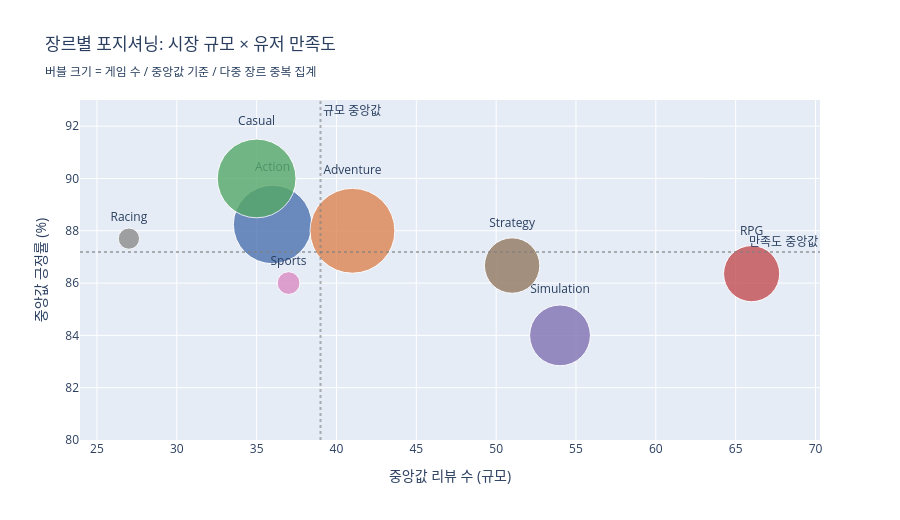

Notebook code for this chart:
### Markdown cell above
## 7. 장르별 포지셔닝 버블 차트 (규모 × 만족도)

x축: 중앙값 리뷰 수, y축: 중앙값 긍정률, 버블 크기: 게임 수 — 4분면으로 장르의 시장 포지션을 직관적으로 파악한다.

### Code cell
genre_agg = df.groupby('genre').agg(
    리뷰수_중앙값=('total_reviews', 'median'),
    긍정률_중앙값=('positive_rate', 'median'),
    게임수=('appid', 'count'),
    대흥행_비율=('performance_grade', lambda x: (x == 'high_high').mean() * 100),
).reset_index().round(2)

review_mid = genre_agg['리뷰수_중앙값'].median()
pos_mid    = genre_agg['긍정률_중앙값'].median()

fig = px.scatter(
    genre_agg,
    x='리뷰수_중앙값',
    y='긍정률_중앙값',
    size='게임수',
    color='genre',
    color_discrete_map=COLOR_MAP,
    text='genre',
    size_max=60,
    hover_data={'대흥행_비율': ':.1f', '게임수': True},
    title='장르별 포지셔닝: 시장 규모 × 유저 만족도<br><sub>버블 크기 = 게임 수 / 중앙값 기준 / 다중 장르 중복 집계</sub>',
    labels={'리뷰수_중앙값': '중앙값 리뷰 수 (규모)', '긍정률_중앙값': '중앙값 긍정률 (%)'},
)
fig.update_traces(textposition='top center', marker=dict(opacity=0.8))
fig.add_vline(x=review_mid, line_dash='dot', line_color='gray', opacity=0.6,
              annotation_text='규모 중앙값', annotation_position='top right')
fig.add_hline(y=pos_mid, line_dash='dot', line_color='gray', opacity=0.6,
              annotation_text='만족도 중앙값', annotation_position='top right')
fig.update_layout(showlegend=False, height=520,
                  yaxis=dict(range=[80, 93]))
fig.show()

print('\n장르별 집계 요약:')
display(genre_agg.set_index('genre').sort_values('리뷰수_중앙값', ascending=False))

### Figure 1 — Plotly figure (JSON) as saved in the notebook; plotly's stock layout.template omitted (floating-point values rounded to 4 significant figures)
{"data": [{"customdata": [[9.39, 3846.0]], "hovertemplate": "genre=%{text}<br>중앙값 리뷰 수 (규모)=%{x}<br>중앙값 긍정률 (%)=%{y}<br>게임수=%{customdata[1]}<br>대흥행_비율=%{customdata[0]:.1f}<extra></extra>", "legendgroup": "Action", "marker": {"color": "#4C72B0", "opacity": 0.8, "size": [3846], "sizemode": "area", "sizeref": 1.249, "symbol": "circle"}, "mode": "markers+text", "name": "Action", "orientation": "v", "showlegend": true, "text": ["Action"], "textposition": "top center", "type": "scatter", "x": [36.0], "xaxis": "x", "y": [88.24], "yaxis": "y"}, {"customdata": [[9.27, 4496.0]], "hovertemplate": "genre=%{text}<br>중앙값 리뷰 수 (규모)=%{x}<br>중앙값 긍정률 (%)=%{y}<br>게임수=%{customdata[1]}<br>대흥행_비율=%{customdata[0]:.1f}<extra></extra>", "legendgroup": "Adventure", "marker": {"color": "#DD8452", "opacity": 0.8, "size": [4496], "sizemode": "area", "sizeref": 1.249, "symbol": "circle"}, "mode": "markers+text", "name": "Adventure", "orientation": "v", "showlegend": true, "text": ["Adventure"], "textposition": "top center", "type": "scatter", "x": [41.0], "xaxis": "x", "y": [88.0], "yaxis": "y"}, {"customdata": [[7.73, 3870.0]], "hovertemplate": "genre=%{text}<br>중앙값 리뷰 수 (규모)=%{x}<br>중앙값 긍정률 (%)=%{y}<br>게임수=%{customdata[1]}<br>대흥행_비율=%{customdata[0]:.1f}<extra></extra>", "legendgroup": "Casual", "marker": {"color": "#55A868", "opacity": 0.8, "size": [3870], "sizemode": "area", "sizeref": 1.249, "symbol": "circle"}, "mode": "markers+text", "name": "Casual", "orientation": "v", "showlegend": true, "text": ["Casual"], "textposition": "top center", "type": "scatter", "x": [35.0], "xaxis": "x", "y": [90.0], "yaxis": "y"}, {"customdata": [[13.01, 1967.0]], "hovertemplate": "genre=%{text}<br>중앙값 리뷰 수 (규모)=%{x}<br>중앙값 긍정률 (%)=%{y}<br>게임수=%{customdata[1]}<br>대흥행_비율=%{customdata[0]:.1f}<extra></extra>", "legendgroup": "RPG", "marker": {"color": "#C44E52", "opacity": 0.8, "size": [1967], "sizemode": "area", "sizeref": 1.249, "symbol": "circle"}, "mode": "markers+text", "name": "RPG", "orientation": "v", "showlegend": true, "text": ["RPG"], "textposition": "top center", "type": "scatter", "x": [66.0], "xaxis": "x", "y": [86.36], "yaxis": "y"}, {"customdata": [[6.71, 283.0]], "hovertemplate": "genre=%{text}<br>중앙값 리뷰 수 (규모)=%{x}<br>중앙값 긍정률 (%)=%{y}<br>게임수=%{customdata[1]}<br>대흥행_비율=%{customdata[0]:.1f}<extra></extra>", "legendgroup": "Racing", "marker": {"color": "#8C8C8C", "opacity": 0.8, "size": [283], "sizemode": "area", "sizeref": 1.249, "symbol": "circle"}, "mode": "markers+text", "name": "Racing", "orientation": "v", "showlegend": true, "text": ["Racing"], "textposition": "top center", "type": "scatter", "x": [27.0], "xaxis": "x", "y": [87.7], "yaxis": "y"}, {"customdata": [[12.39, 2308.0]], "hovertemplate": "genre=%{text}<br>중앙값 리뷰 수 (규모)=%{x}<br>중앙값 긍정률 (%)=%{y}<br>게임수=%{customdata[1]}<br>대흥행_비율=%{customdata[0]:.1f}<extra></extra>", "legendgroup": "Simulation", "marker": {"color": "#8172B2", "opacity": 0.8, "size": [2308], "sizemode": "area", "sizeref": 1.249, "symbol": "circle"}, "mode": "markers+text", "name": "Simulation", "orientation": "v", "showlegend": true, "text": ["Simulation"], "textposition": "top center", "type": "scatter", "x": [54.0], "xaxis": "x", "y": [84.0], "yaxis": "y"}, {"customdata": [[4.33, 323.0]], "hovertemplate": "genre=%{text}<br>중앙값 리뷰 수 (규모)=%{x}<br>중앙값 긍정률 (%)=%{y}<br>게임수=%{customdata[1]}<br>대흥행_비율=%{customdata[0]:.1f}<extra></extra>", "legendgroup": "Sports", "marker": {"color": "#DA8BC3", "opacity": 0.8, "size": [323], "sizemode": "area", "sizeref": 1.249, "symbol": "circle"}, "mode": "markers+text", "name": "Sports", "orientation": "v", "showlegend": true, "text": ["Sports"], "textposition": "top center", "type": "scatter", "x": [37.0], "xaxis": "x", "y": [86.0], "yaxis": "y"}, {"customdata": [[11.53, 1916.0]], "hovertemplate": "genre=%{text}<br>중앙값 리뷰 수 (규모)=%{x}<br>중앙값 긍정률 (%)=%{y}<br>게임수=%{customdata[1]}<br>대흥행_비율=%{customdata[0]:.1f}<extra></extra>", "legendgroup": "Strategy", "marker": {"color": "#937860", "opacity": 0.8, "size": [1916], "sizemode": "area", "sizeref": 1.249, "symbol": "circle"}, "mode": "markers+text", "name": "Strategy", "orientation": "v", "showlegend": true, "text": ["Strategy"], "textposition": "top center", "type": "scatter", "x": [51.0], "xaxis": "x", "y": [86.67], "yaxis": "y"}], "layout": {"annotations": [{"showarrow": false, "text": "규모 중앙값", "x": 39, "xanchor": "left", "xref": "x", "y": 1, "yanchor": "top", "yref": "y domain"}, {"showarrow": false, "text": "만족도 중앙값", "x": 1, "xanchor": "right", "xref": "x domain", "y": 87.19, "yanchor": "bottom", "yref": "y"}], "height": 520, "legend": {"itemsizing": "constant", "title": {"text": "genre"}, "tracegroupgap": 0}, "shapes": [{"line": {"color": "gray", "dash": "dot"}, "opacity": 0.6, "type": "line", "x0": 39, "x1": 39, "xref": "x", "y0": 0, "y1": 1, "yref": "y domain"}, {"line": {"color": "gray", "dash": "dot"}, "opacity": 0.6, "type": "line", "x0": 0, "x1": 1, "xref": "x domain", "y0": 87.19, "y1": 87.19, "yref": "y"}], "showlegend": false, "title": {"text": "장르별 포지셔닝: 시장 규모 × 유저 만족도<br><sub>버블 크기 = 게임 수 / 중앙값 기준 / 다중 장르 중복 집계</sub>"}, "xaxis": {"anchor": "y", "domain": [0, 1], "title": {"text": "중앙값 리뷰 수 (규모)"}}, "yaxis": {"anchor": "x", "domain": [0, 1], "range": [80, 93], "title": {"text": "중앙값 긍정률 (%)"}}}}
